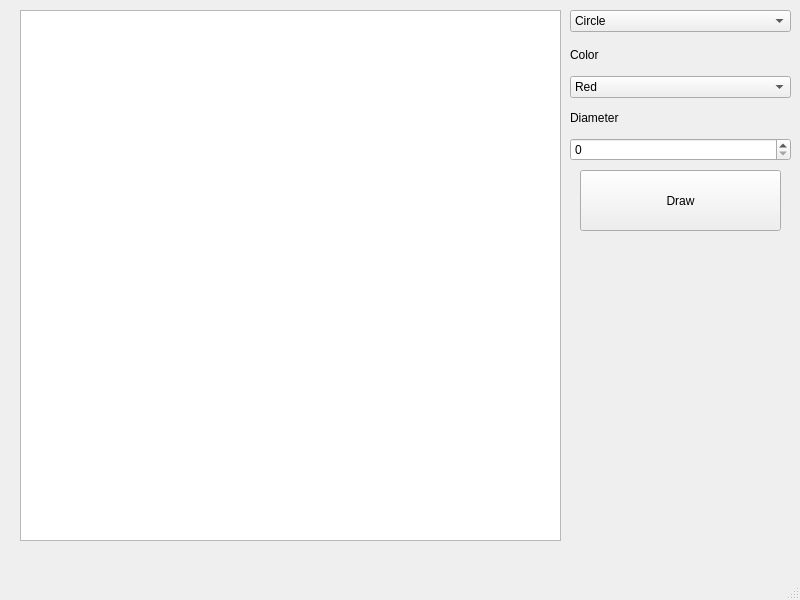
<?xml version="1.0" encoding="UTF-8"?>
<ui version="4.0">
 <class>MainWindow</class>
 <widget class="QMainWindow" name="MainWindow">
  <property name="geometry">
   <rect>
    <x>0</x>
    <y>0</y>
    <width>800</width>
    <height>600</height>
   </rect>
  </property>
  <property name="windowTitle">
   <string>MainWindow</string>
  </property>
  <widget class="QWidget" name="centralwidget">
   <widget class="QGraphicsView" name="graphicsView">
    <property name="geometry">
     <rect>
      <x>20</x>
      <y>10</y>
      <width>541</width>
      <height>531</height>
     </rect>
    </property>
   </widget>
   <widget class="QWidget" name="verticalLayoutWidget">
    <property name="geometry">
     <rect>
      <x>570</x>
      <y>40</y>
      <width>221</width>
      <height>121</height>
     </rect>
    </property>
    <layout class="QVBoxLayout" name="verticalLayout">
     <item>
      <layout class="QVBoxLayout" name="verticalLayout_2">
       <item>
        <widget class="QLabel" name="label">
         <property name="text">
          <string>Color</string>
         </property>
        </widget>
       </item>
       <item>
        <widget class="QComboBox" name="comboBoxColors">
         <item>
          <property name="text">
           <string>Red</string>
          </property>
         </item>
         <item>
          <property name="text">
           <string>Green</string>
          </property>
         </item>
         <item>
          <property name="text">
           <string>Blue</string>
          </property>
         </item>
         <item>
          <property name="text">
           <string>Black</string>
          </property>
         </item>
        </widget>
       </item>
      </layout>
     </item>
     <item>
      <layout class="QVBoxLayout" name="verticalLayout_3">
       <item>
        <widget class="QLabel" name="labelSize">
         <property name="text">
          <string>Diameter</string>
         </property>
        </widget>
       </item>
       <item>
        <widget class="QSpinBox" name="inputSize"/>
       </item>
      </layout>
     </item>
    </layout>
   </widget>
   <widget class="QPushButton" name="buttonDraw">
    <property name="geometry">
     <rect>
      <x>580</x>
      <y>170</y>
      <width>201</width>
      <height>61</height>
     </rect>
    </property>
    <property name="text">
     <string>Draw</string>
    </property>
   </widget>
   <widget class="QComboBox" name="comboBoxFigure">
    <property name="geometry">
     <rect>
      <x>570</x>
      <y>10</y>
      <width>221</width>
      <height>22</height>
     </rect>
    </property>
    <item>
     <property name="text">
      <string>Circle</string>
     </property>
    </item>
    <item>
     <property name="text">
      <string>Square</string>
     </property>
    </item>
   </widget>
  </widget>
  <widget class="QMenuBar" name="menubar">
   <property name="geometry">
    <rect>
     <x>0</x>
     <y>0</y>
     <width>800</width>
     <height>21</height>
    </rect>
   </property>
  </widget>
  <widget class="QStatusBar" name="statusbar"/>
 </widget>
 <resources/>
 <connections/>
</ui>
